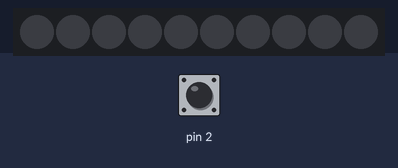
A sketch run on a simulated Arduino Uno, built with avr-gcc and run on an emulated ATmega328P. Parts: 10 RGB LEDs in strip order, left to right. The test bench sets the inputs (shaded band); at power-on: pin 2 HIGH.

Above: at 1.2 s.
1.3 s: pin 2 driven LOW
At 2.1 s:
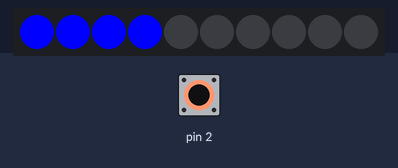
2.8 s: pin 2 driven HIGH
At 3.3 s:
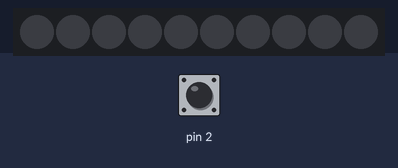
4.3 s: pin 2 pulsed LOW 5 times (0.12 s each, 0.3 s apart)
At 4.66 s:
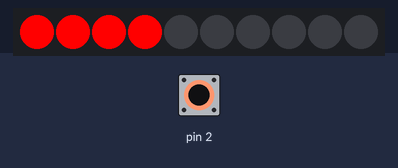
Timing chart, 0 to 7.3 s (numbered marks = the images above; inputs shaded):
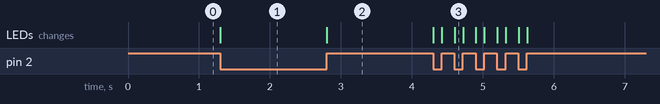

The sketch:

arduino_tapeled_test.ino
```cpp
#include <Adafruit_NeoPixel.h>
#define MAX_VAL 255  // 0 to 255 for brightness
#define DELAY_TIME 10
#define DELAY_TIME2 5

// Parameter 1 = number of pixels in strip
// Parameter 2 = pin number (most are valid)
// Parameter 3 = pixel type flags, add together as needed:
//   NEO_RGB     Pixels are wired for RGB bitstream
//   NEO_GRB     Pixels are wired for GRB bitstream
//   NEO_KHZ400  400 KHz bitstream (e.g. FLORA pixels)
//   NEO_KHZ800  800 KHz bitstream (e.g. High Density LED strip)
Adafruit_NeoPixel strip = Adafruit_NeoPixel(10, 6, NEO_GRB + NEO_KHZ800);

void setup() {
  pinMode(2, INPUT);
  strip.begin();
  strip.show(); // Initialize all pixels to 'off'

}

int colorSel = 0;

void loop() {
  if(digitalRead(2)==LOW){
    switch(colorSel){
      case 0:
            for(int i=0;i<4;i++){
      strip.setPixelColor(i, strip.Color(255,0,0));
        strip.show();
      }
      break;
      case 1:
            for(int i=0;i<4;i++){
      strip.setPixelColor(i, strip.Color(0,255,0));
        strip.show();
      }
      break;
      case 2:
            for(int i=0;i<4;i++){
      strip.setPixelColor(i, strip.Color(0,0,255));
        strip.show();
      }
      break;
    }
  } else {
          for(int i=0;i<4;i++){
      strip.setPixelColor(i, strip.Color(0,0,0));
        strip.show();
        if(colorSel == 2){
          colorSel=0;
        } else {
          colorSel++;
        }
      }
  }
  // Some example procedures showing how to display to the pixels:
//    colorWipe(strip.Color(0, 0, 0), DELAY_TIME); // Black
//  colorWipe(strip.Color(MAX_VAL, 0, 0), DELAY_TIME); // Red
//  colorWipe(strip.Color(0, MAX_VAL, 0), DELAY_TIME); // Green
//  colorWipe(strip.Color(MAX_VAL, MAX_VAL, 0), DELAY_TIME); // Yellow
//  colorWipe(strip.Color(0, 0, MAX_VAL), DELAY_TIME); // Blue
//  colorWipe(strip.Color(MAX_VAL, 0, MAX_VAL), DELAY_TIME); // Purple
//  colorWipe(strip.Color(0, MAX_VAL, MAX_VAL), DELAY_TIME); // Cyan
//  colorWipe(strip.Color(MAX_VAL, MAX_VAL, MAX_VAL), DELAY_TIME); // White
//  rainbow(DELAY_TIME2);
//  rainbowCycle(DELAY_TIME2);
}

// Fill the dots one after the other with a color
void colorWipe(uint32_t c, uint8_t wait) {
  for(uint16_t i=0; i<strip.numPixels(); i++) {
      strip.setPixelColor(i, c);
      strip.show();
      delay(wait);
  }
}

void rainbow(uint8_t wait) {
  uint16_t i, j;

  for(j=0; j<256; j++) {
    for(i=0; i<strip.numPixels(); i++) {
      strip.setPixelColor(i, Wheel((i+j) & 255));
    }
    strip.show();
    delay(wait);
  }
}

// Slightly different, this makes the rainbow equally distributed throughout
void rainbowCycle(uint8_t wait) {
  uint16_t i, j;

  for(j=0; j<256*5; j++) { // 5 cycles of all colors on wheel
    for(i=0; i< strip.numPixels(); i++) {
      strip.setPixelColor(i, Wheel(((i * 256 / strip.numPixels()) + j) & 255));
    }
    strip.show();
    delay(wait);
  }
}

// Input a value 0 to 255 to get a color value.
// The colours are a transition r - g - b - back to r.
uint32_t Wheel(byte WheelPos) {
  if(WheelPos < 85) {
   return strip.Color((WheelPos * 3)*MAX_VAL/255, (255 - WheelPos * 3)*MAX_VAL/255, 0);
  } else if(WheelPos < 170) {
   WheelPos -= 85;
   return strip.Color((255 - WheelPos * 3)*MAX_VAL/255, 0, (WheelPos * 3)*MAX_VAL/255);
  } else {
   WheelPos -= 170;
   return strip.Color(0, (WheelPos * 3)*MAX_VAL/255, (255 - WheelPos * 3)*MAX_VAL/255);
  }
}
```

Measured:
- after the input at 1.3 s, the LEDs: change at once (image 1)
- after the input at 2.8 s, the LEDs: change at once (image 2)
- after the input at 4.3 s, the LEDs: first change at once (image 3 shows a later state)
